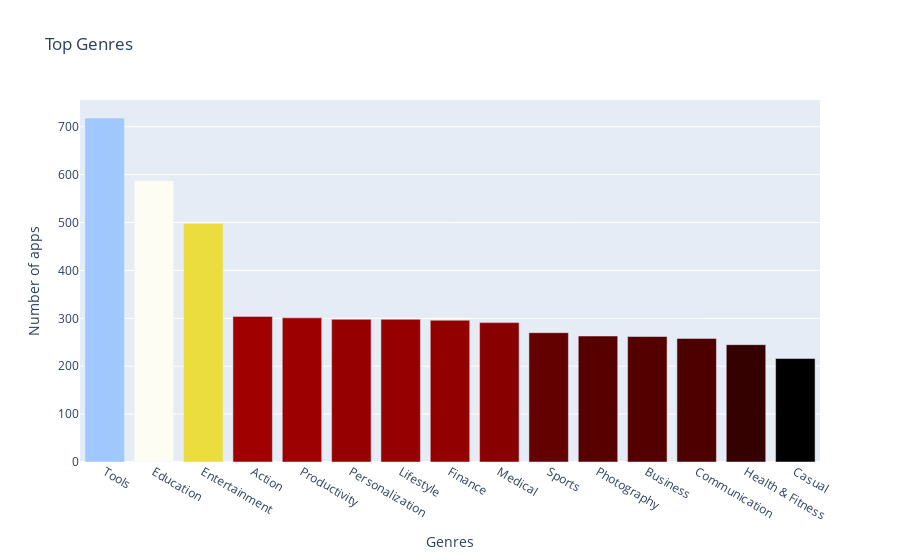

The notebook cell saved with this chart:
### Markdown cell above
**Challenge**: Can you create this chart with the Series containing the genre data? 

<img src=https://imgur.com/DbcoQli.png width=400>

Try experimenting with the built in colour scales in Plotly. You can find a full list [here](https://plotly.com/python/builtin-colorscales/). 

* Find a way to set the colour scale using the color_continuous_scale parameter. 
* Find a way to make the color axis disappear by using coloraxis_showscale.

### Code cell
vbar= pex.bar(x= genres_count.index, y= genres_count.values, title="Top Genres", color=genres_count.values, color_continuous_scale="Blackbody")
vbar.update_layout(yaxis_title="Number of apps", xaxis_title="Genres", coloraxis_showscale=False)
vbar.show()

### Figure 1 — Plotly figure (JSON) as saved in the notebook; plotly's stock layout.template omitted (floating-point values rounded to 4 significant figures)
{"data": [{"alignmentgroup": "True", "hovertemplate": "x=%{x}<br>y=%{y}<br>color=%{marker.color}<extra></extra>", "legendgroup": "", "marker": {"color": [718, 587, 498, 304, 301, 298, 298, 296, 291, 270, 263, 262, 258, 245, 216], "coloraxis": "coloraxis", "pattern": {"shape": ""}}, "name": "", "offsetgroup": "", "orientation": "v", "showlegend": false, "textposition": "auto", "type": "bar", "x": ["Tools", "Education", "Entertainment", "Action", "Productivity", "Personalization", "Lifestyle", "Finance", "Medical", "Sports", "Photography", "Business", "Communication", "Health & Fitness", "Casual"], "xaxis": "x", "y": [718, 587, 498, 304, 301, 298, 298, 296, 291, 270, 263, 262, 258, 245, 216], "yaxis": "y"}], "layout": {"barmode": "relative", "coloraxis": {"colorbar": {"title": {"text": "color"}}, "colorscale": [[0, "rgb(0,0,0)"], [0.25, "rgb(230,0,0)"], [0.5, "rgb(230,210,0)"], [0.75, "rgb(255,255,255)"], [1, "rgb(160,200,255)"]], "showscale": false}, "legend": {"tracegroupgap": 0}, "title": {"text": "Top Genres"}, "xaxis": {"anchor": "y", "domain": [0, 1], "title": {"text": "Genres"}}, "yaxis": {"anchor": "x", "domain": [0, 1], "title": {"text": "Number of apps"}}}}
